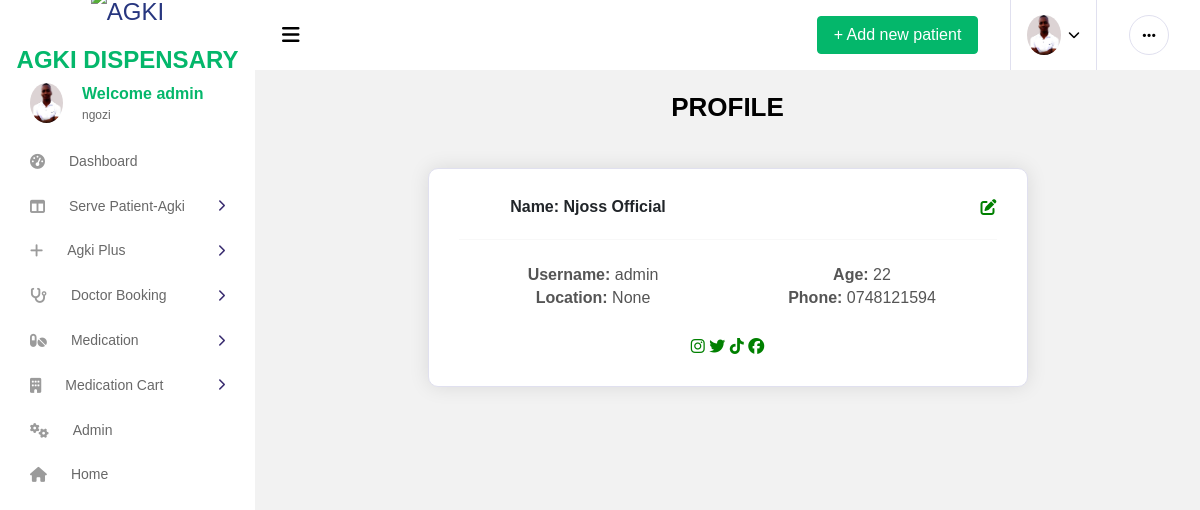
Screenshot of /profile/ (signed in) with the database file from the repository.
### app/models.py (models this page shows, shortened)
class CustomUser(AbstractUser):
    phone = models.CharField(max_length=15, null=True,blank=True)
    location = models.CharField(max_length=30, null=True, blank=True)
    department = models.ForeignKey(Department, on_delete=models.CASCADE, null=True,blank=True)
    reg_no = models.CharField(max_length=10, unique=True)
    age = models.IntegerField(null=True)
    position = models.CharField(max_length=40, null=True,blank=True)
    district = models.CharField(max_length=40, null=True,blank=True)
    ward = models.CharField(max_length=40, null=True,blank=True)
    street = models.CharField(max_length=40, null=True,blank=True)
    image = models.ImageField(upload_to ='media/',blank=True,null=True)
    is_doctor = models.BooleanField(default=False)
    is_laboratorist = models.BooleanField(default=False)
    is_receptionist = models.BooleanField(default=False)
    is_pharmacist = models.BooleanField(default=False)
    is_patient = models.BooleanField(default=True)
    is_seller = models.BooleanField(default=False)
    sms_sent = models.BooleanField(default=False)
    payment_status = models.BooleanField(default=False)
    sms_sent_payment = models.BooleanField(default=False)

class Department(models.Model):
    name = models.CharField(max_length=20)
    descrption = models.CharField(max_length=20)

### app/views.py (the view)
# urls.py: path('profile/', views.profile,name='profile'),
def profile(request):
    user = request.user
    return render(request, 'app/profile.html',{'user':user})

### app/templates/app/profile.html (shortened to what this page needs)
{% extends 'app/base2.html' %}
{% block content %}
{% load static %}
    <center><h4>PROFILE</h4></center>
    <div class="container mt-5">
        <div class="card profile-card">
            <div class="profile-content text-center">
                <div class="row">
                    <div class="col-md-6">
                        <h5>Name: {{user.first_name|title}}  {{user.last_name|title}}</h5>
                    </div>
                    <div class="col-md-6 text-right">
                        <a href="{% url 'useredit' user.id %}" style="color: green;"><i class="fas fa-edit"></i></a>
                    </div>
                </div>
                <hr>
                <div class="profile-fields">
                    <div class="profile-field">
                        <p><strong>Username:</strong> {{user.username}}</p>
                        <p><strong>Location:</strong> {{user.location}}</p>
                    </div>
                    <div class="profile-field">
                        <p><strong>Age:</strong> {{user.age}}</p>
                        <p><strong>Phone:</strong> {{user.phone}}</p>
                    </div>
                </div>
                <div class="social-links mt-3">
                    <a href="#" style="color: green;"><i class="fab fa-instagram"></i></a>
                    <a href="#" style="color: green;"><i class="fab fa-twitter"></i></a>
                    <a href="#" style="color: green;"><i class="fab fa-tiktok"></i></a>
                    <a href="#" style="color: green;"><i class="fab fa-facebook"></i></a>
                </div>
            </div>
        </div>
    </div>
{% endblock %}

### app/templates/app/base2.html (shortened to what this page needs)
{% load static %}
{% load i18n %}
<!DOCTYPE html>
<html lang="en">
<head>
  <link href="https://cdn.jsdelivr.net/npm/bootstrap@5.3.0/dist/css/bootstrap.min.css" rel="stylesheet">
  <link rel="stylesheet" href="{% static 'vendors/all.min.css' %}">
  <link rel="stylesheet" href="{% static 'vendors/vendor.bundle.base.css' %}">
  <link rel="stylesheet" href="{% static 'vendors/vendor.bundle.addons.css' %}">
  <link rel="stylesheet" href="{% static 'videos/style.css' %}">
</head>
<body>
  <div class="container-scroller">
    <nav class="navbar col-lg-12 col-12 p-0 fixed-top d-flex flex-row default-layout-navbar">
      <div class="text-center navbar-brand-wrapper d-flex align-items-center justify-content-center">
        <a class="navbar-brand brand-logo" href="{% url 'index' %}"><img src="{% static 'images/logo/logo.png' %}" alt="AGKI" class="logo" style="height: 40px; width: auto;">
          <span style="padding-top: 80px;"><marquee behavior="" direction=""> <b class="text-success"> AGKI DISPENSARY</b></marquee></span>
        </a>
      </div>
      <div class="navbar-menu-wrapper d-flex align-items-stretch">
        <button class="navbar-toggler navbar-toggler align-self-center" type="button" data-toggle="minimize">
          <span class="fas fa-bars"></span>
        </button>
        <ul class="navbar-nav navbar-nav-right">
          <li class="nav-item d-none d-lg-flex">
            <a class="nav-link" href="{% url 'patient' %}">
              <span class="btn btn-success">+ Add new patient</span>
            </a>
          </li>
          <li class="nav-item nav-profile dropdown">
            <a class="nav-link dropdown-toggle" href="#" data-toggle="dropdown" id="profileDropdown">
              {% if user.image %}
              <img src="{{user.image.url}}" alt="AGKI" class="logo" style="height: 40px; width: auto;">
              {% else %}
              <img src="{% static 'ttt.jpg' %}" alt="AGKI" class="logo" style="height: 40px; width: auto;">
              {% endif %}
            </a>
          </li>
          <li class="nav-item nav-settings d-none d-lg-block">
            <a class="nav-link" href="#">
              <i class="fas fa-ellipsis-h"></i>
            </a>
          </li>
        </ul>
      </div>
    </nav>
    <div class="container-fluid page-body-wrapper">
      <nav class="sidebar sidebar-offcanvas" id="sidebar">
        <ul class="nav">
          <li class="nav-item nav-profile">
            <div class="nav-link">
              <div class="profile-image">
                {% if user.image %}
                <img src="{{user.image.url}}" alt="AGKI" class="logo" style="height: 40px; width: auto;">
                {% else %}
                <img src="{% static 'ttt.jpg' %}" alt="AGKI" class="logo" style="height: 40px; width: auto;">
                {% endif %}
              </div>
              <div class="profile-name">
                <p class="name text-success">
                  Welcome {{ user.username }}
                </p>
                <p class="designation">
                  {{user.department.name}}
                </p>
              </div>
            </div>
          </li>
          {% if not user.is_seller  %}
          <li class="nav-item">
            <a class="nav-link" href="{% url 'home' %}">
                <i class="fa fa-tachometer-alt menu-icon"></i>
                <span class="menu-title">Dashboard</span>
            </a>
        </li>
        <li class="nav-item d-lg-block">
          <a class="nav-link" data-toggle="collapse" href="#sidebar-layouts" aria-expanded="false" aria-controls="sidebar-layouts">
            <i class="fas fa-columns menu-icon"></i>
            <span class="menu-title">Serve Patient-Agki</span>
            <i class="menu-arrow"></i>
          </a>
        </li>
        <li class="nav-item d-lg-block">
          <a class="nav-link" data-toggle="collapse" href="#agki-plus" aria-expanded="false" aria-controls="sidebar-layouts">
            <i class="fas fa-plus menu-icon"></i>
            <span class="menu-title">Agki Plus</span>
            <i class="menu-arrow"></i>
          </a>
        </li>
        <li class="nav-item d-lg-block">
          <a class="nav-link" data-toggle="collapse" href="#bookingDoctor" aria-expanded="false" aria-controls="sidebar-layouts">
            <i class="fas fa-stethoscope menu-icon"></i>
            <span class="menu-title">Doctor Booking</span>
            <i class="menu-arrow"></i>
          </a>
        </li>
        {% endif %}
        <li class="nav-item d-lg-block">
          <a class="nav-link" data-toggle="collapse" href="#medication" aria-expanded="false" aria-controls="sidebar-layouts">
            <i class="fas fa-pills menu-icon"></i>
            <span class="menu-title">Medication</span>
            <i class="menu-arrow"></i>
          </a>
        </li>
        <li class="nav-item d-lg-block">
          <a class="nav-link" data-toggle="collapse" href="#medication2" aria-expanded="false" aria-controls="sidebar-layouts">
            <i class="fas fa-building menu-icon"></i>
            <span class="menu-title">Medication Cart</span>
            <i class="menu-arrow"></i>
          </a>
        </li>
        {% if user.is_superuser %}
        <li class="nav-item">
            <a class="nav-link" href="/admin/">
                <i class="fa fa-cogs menu-icon"></i>
                <span class="menu-title">Admin</span>
            </a>
        </li>
        {% endif %}
        <li class="nav-item">
          <a class="nav-link" href="{% url 'index' %}">
              <i class="fa fa-home menu-icon"></i>
              <span class="menu-title">Home</span>
          </a>
        </li>
        </ul>
      </nav>
      <div class="main-panel">
        <div class="content-wrapper">
            {% block content%}
            {% endblock %}
        </div>
      </div>
    </div>
  </div>
</body>
</html>

### app/templates/app/profile.html (style rules this page uses)
body { background-color: #f8f9fa; }
.profile-card { max-width: 600px; margin: 0 auto; background-color: #ffffff; box-shadow: 0px 0px 20px 0px rgba(0, 0, 0, 0.1); border-radius: 10px; overflow: hidden; }
.profile-image { width: 100%; height: auto; }
.profile-content { padding: 30px; }
.profile-content p { font-size: 16px; color: #555555; margin-bottom: 5px; }
.profile-fields { display: flex; flex-wrap: wrap; align-items: center; }
.profile-field { flex: 0 0 50%; padding: 10px; }

### rows the page displays
CustomUser: image (picture), username "admin", department.name "ngozi", first_name "Njoss", last_name "Official", location "None", age "22", phone "0748121594"
